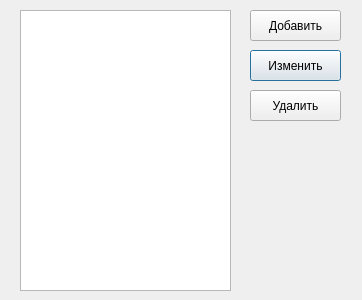
<?xml version="1.0" encoding="UTF-8"?>
<ui version="4.0">
 <class>Dialog</class>
 <widget class="QDialog" name="Dialog">
  <property name="geometry">
   <rect>
    <x>0</x>
    <y>0</y>
    <width>362</width>
    <height>300</height>
   </rect>
  </property>
  <property name="windowTitle">
   <string>Изменение параметров РСА</string>
  </property>
  <property name="windowIcon">
   <iconset>
    <normaloff>resources/icon.png</normaloff>resources/icon.png</iconset>
  </property>
  <widget class="QListWidget" name="list_RSA_win">
   <property name="geometry">
    <rect>
     <x>20</x>
     <y>10</y>
     <width>211</width>
     <height>281</height>
    </rect>
   </property>
  </widget>
  <widget class="QPushButton" name="change">
   <property name="geometry">
    <rect>
     <x>250</x>
     <y>50</y>
     <width>91</width>
     <height>31</height>
    </rect>
   </property>
   <property name="text">
    <string>Изменить</string>
   </property>
  </widget>
  <widget class="QPushButton" name="remove">
   <property name="geometry">
    <rect>
     <x>250</x>
     <y>90</y>
     <width>91</width>
     <height>31</height>
    </rect>
   </property>
   <property name="text">
    <string>Удалить</string>
   </property>
  </widget>
  <widget class="QPushButton" name="add">
   <property name="geometry">
    <rect>
     <x>250</x>
     <y>10</y>
     <width>91</width>
     <height>31</height>
    </rect>
   </property>
   <property name="text">
    <string>Добавить</string>
   </property>
  </widget>
 </widget>
 <resources/>
 <connections/>
</ui>
